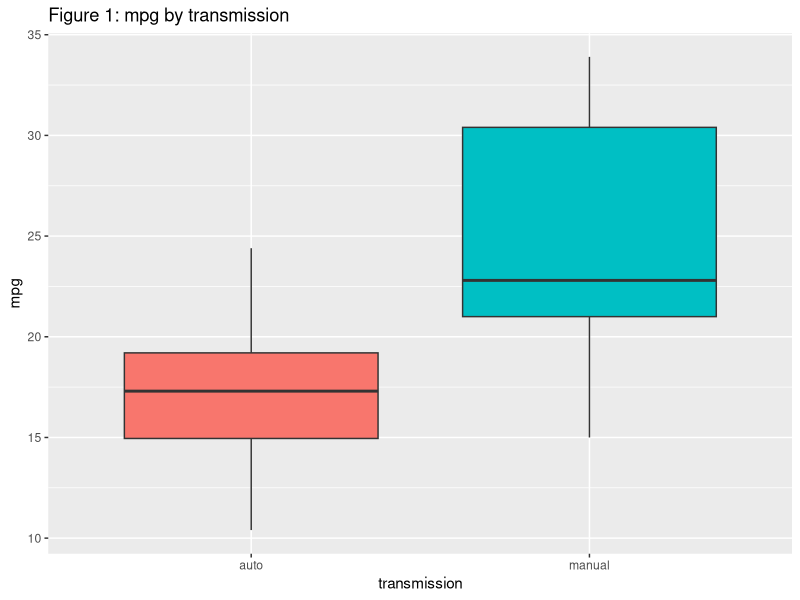
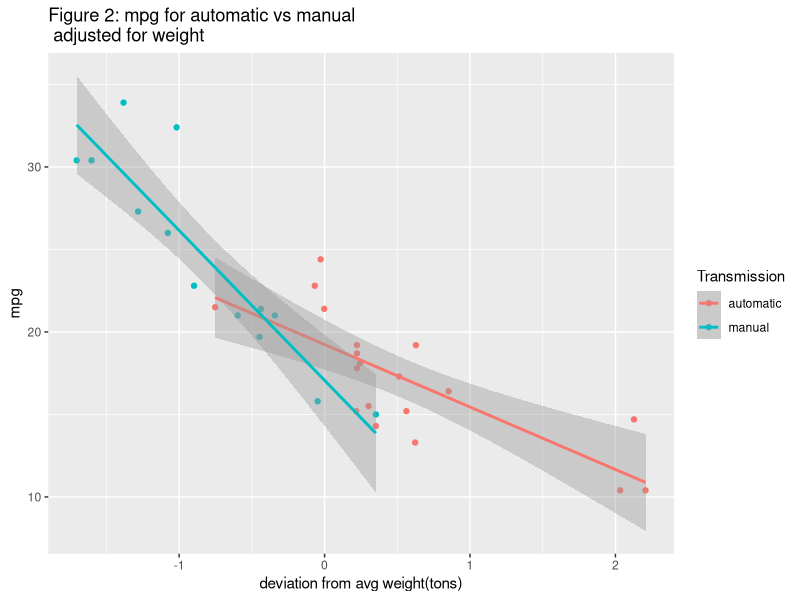
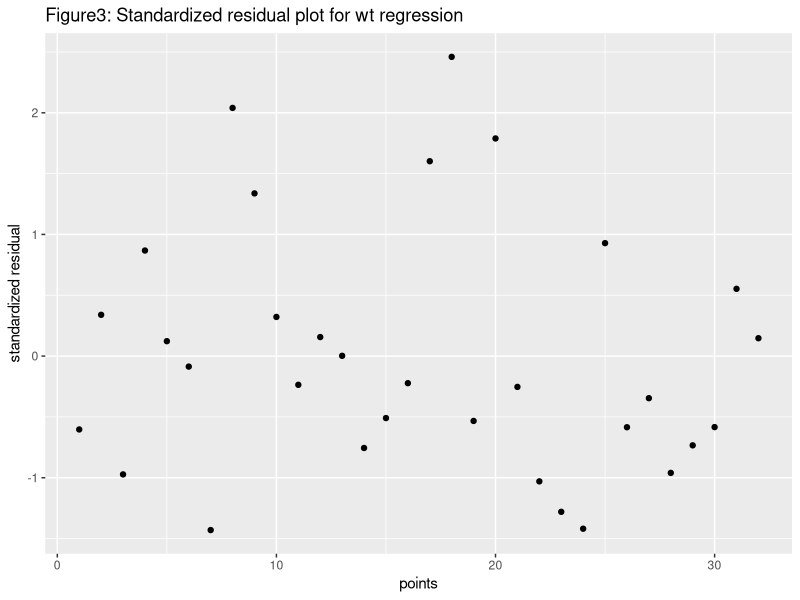
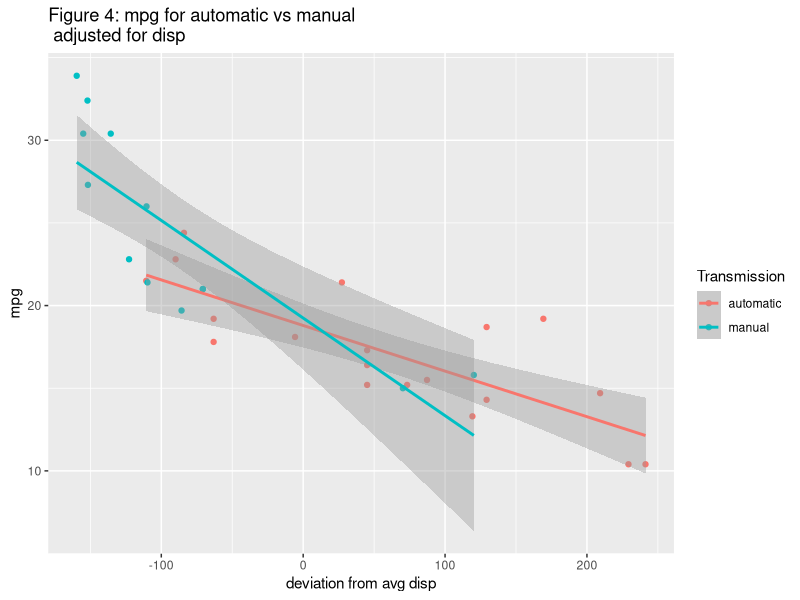
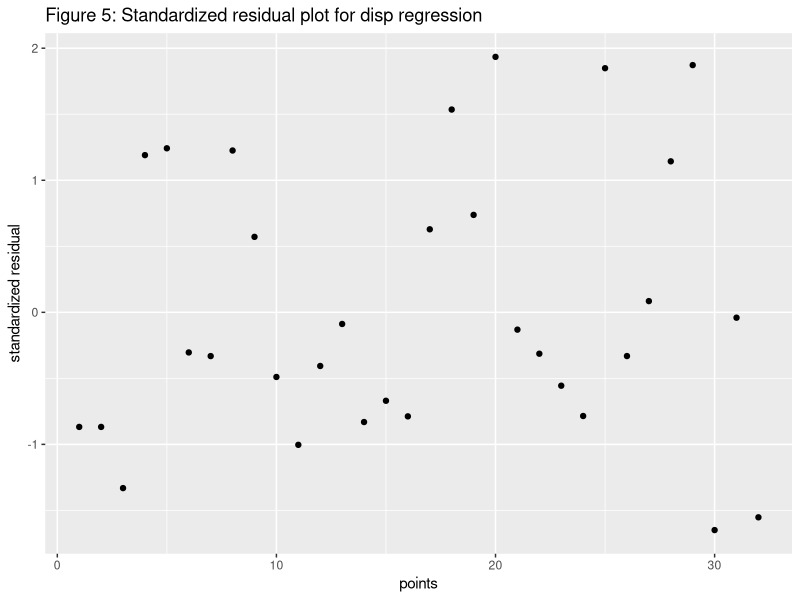
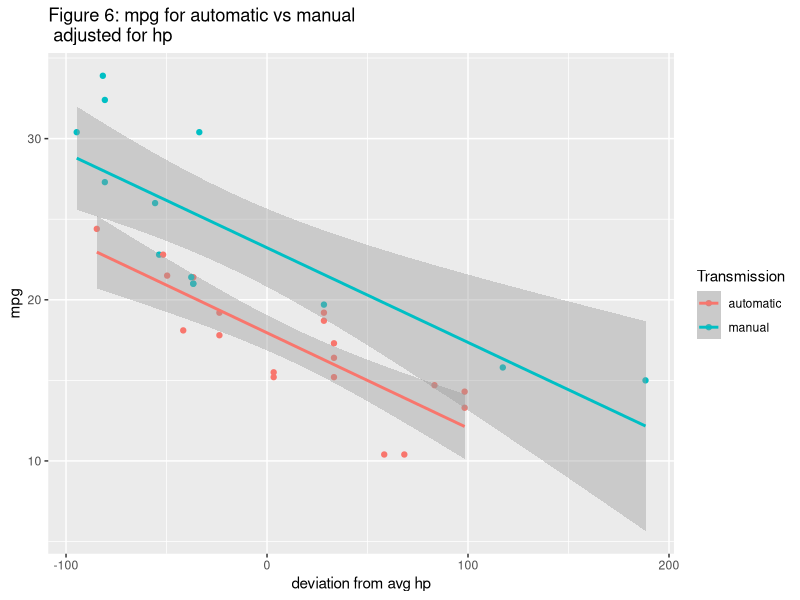

The R source for these figures, in order:
## ---- chunk 1
library(ggplot2)
library(dplyr)
## ---- chunk 2
trans_<-factor(mtcars$am,labels = c("auto","man"))
amavg<-lm(mpg~trans_,data=mtcars)
summary(amavg)$coefficients
## ---- chunk 3
wt_mean_dev= (mtcars$wt-mean(mtcars$wt))
amavg_wt<-lm(mpg~factor(am)*I(wt-mean(wt)),data=mtcars)
summary(amavg_wt)$coefficients
## ---- chunk 4
disp_mean_dev= 0.01*(mtcars$disp-mean(mtcars$disp))
trans_<-factor(mtcars$am,labels = c("auto","man"))
amavg_disp<-lm(mpg~trans_*disp_mean_dev,data=mtcars)
summary(amavg_disp)$coefficients
## ---- chunk 5
trans_<-factor(mtcars$am,labels = c("auto","man"))
hp_mean_dev= 0.02*(mtcars$hp-mean(mtcars$hp))
amavg_hp<-lm(mpg~trans_*I(hp_mean_dev),data=mtcars)
summary(amavg_hp)$coefficients
## ---- chunk 6
g<-ggplot(data=mtcars,aes(factor(am,labels=c("auto","manual")),mpg))+geom_boxplot(aes(fill=factor(am)),show.legend = F)+labs(title="Figure 1: mpg by transmission",x="transmission")
g
## ---- chunk 7
a<-mutate(mtcars,wt=wt-mean(wt))
g<-ggplot(a,aes(wt,mpg, colour=factor(am,labels = c("automatic","manual"))))+geom_point()+geom_smooth(method="lm")+xlab("deviation from avg weight(tons)")+ggtitle("Figure 2: mpg for automatic vs manual\n adjusted for weight")+guides(colour= guide_legend("Transmission"))
g
## ---- chunk 8
a=data.frame(str=rstandard(amavg_wt),reg=1:length(rstandard(amavg_wt)))
g<-ggplot(a,aes(reg,str))+geom_point()+xlab("points")+ylab("standardized residual")+ggtitle("Figure3: Standardized residual plot for wt regression")
g
## ---- chunk 9
a<-mutate(mtcars,disp=disp-mean(disp))
g<-ggplot(a,aes(disp,mpg, colour=factor(am,labels = c("automatic","manual"))))+geom_point()+geom_smooth(method="lm")+xlab("deviation from avg disp")+ggtitle("Figure 4: mpg for automatic vs manual\n adjusted for disp")+guides(colour= guide_legend("Transmission"))
g
## ---- chunk 10
a=data.frame(str=rstandard(amavg_disp),reg=1:length(rstandard(amavg_disp)))
g<-ggplot(a,aes(reg,str))+geom_point()+xlab("points")+ylab("standardized residual")+ggtitle("Figure 5: Standardized residual plot for disp regression")
g
## ---- chunk 11
a<-mutate(mtcars,hp=hp-mean(hp))
g<-ggplot(a,aes(hp,mpg, colour=factor(am,labels = c("automatic","manual"))))+geom_point()+geom_smooth(method="lm")+xlab("deviation from avg hp")+ggtitle("Figure 6: mpg for automatic vs manual\n adjusted for hp")+guides(colour= guide_legend("Transmission"))
g
